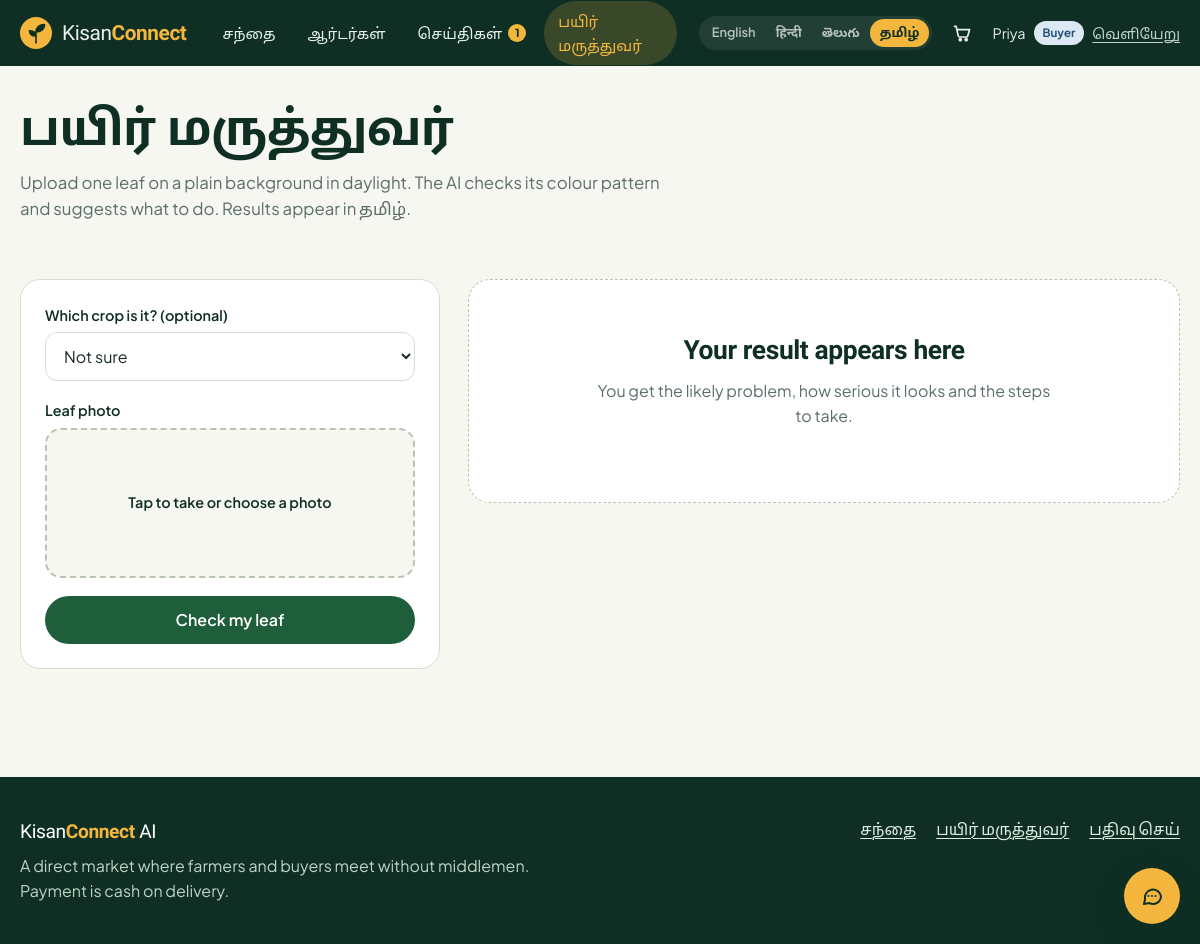
Screenshot of /ai/crop-doctor (signed in) with the database file from the repository.
### tables this page shows
CREATE TABLE users(
  id INTEGER PRIMARY KEY AUTOINCREMENT,
  username TEXT UNIQUE NOT NULL, password_hash TEXT NOT NULL,
  name TEXT NOT NULL, role TEXT NOT NULL CHECK(role IN ('admin','farmer','buyer')),
  phone TEXT, village TEXT, address TEXT, language TEXT DEFAULT 'en',
  status TEXT NOT NULL DEFAULT 'active', cod_blocked INTEGER NOT NULL DEFAULT 0,
  created_at TEXT NOT NULL);

### app.py (the view, shortened to what this page needs)
@app.route("/ai/crop-doctor", methods=["GET", "POST"])
def crop_doctor():
    result, preview = None, None
    return render_template("crop_doctor.html", result=result, preview=preview, crops=sorted(CROPS))

### app.py (called while the page is built)
def get_db():
    if "db" not in g:
        g.db = sqlite3.connect(DB_PATH)
        g.db.row_factory = sqlite3.Row
        g.db.execute("PRAGMA foreign_keys=ON")
    return g.db

def q(sql, args=(), one=False):
    cur = get_db().execute(sql, args)
    rows = cur.fetchall()
    cur.close()
    if one:
        return rows[0] if rows else None
    return rows

def csrf_token():
    if "_csrf" not in session:
        session["_csrf"] = secrets.token_hex(16)
    return session["_csrf"]

@app.before_request
def load_user():
    g.user = None
    uid = session.get("uid")
    if uid:
        user = q("SELECT * FROM users WHERE id=?", (uid,), one=True)
        if user and user["status"] != "blocked":
            g.user = user
        else:
            session.pop("uid", None)
    if request.method == "POST":
        token = request.form.get("_csrf") or request.headers.get("X-CSRF-Token", "")
        if not token or not secrets.compare_digest(token, session.get("_csrf", "")):
            abort(400)

@app.context_processor
def inject():
    lang = session.get("lang") or (g.user["language"] if g.user else "en")
    if lang not in LANG_NAMES:
        lang = "en"
    def t(key):
        row = TRANSLATIONS.get(key, {})
        return row.get(lang) or row.get("en") or key
    cart = session.get("cart", {})
    unread = 0
    if g.user:
        unread = q("SELECT COUNT(*) c FROM messages WHERE receiver_id=? AND is_read=0", (g.user["id"],), one=True)["c"]
    return dict(t=t, lang=lang, lang_names=LANG_NAMES, csrf_token=csrf_token, me=g.user,
                cart_count=sum(cart.values()), unread_count=unread, categories=CATEGORIES,
                order_flow=ORDER_FLOW, year=datetime.now().year)

### templates/crop_doctor.html (shortened to what this page needs)
{% extends "base.html" %}
{% block content %}
<section class="page-head">
  <div class="wrap">
    <h1>{{ t('nav_doctor') }}</h1>
    <p class="muted lead-dark">Upload one leaf on a plain background in daylight. The AI checks its colour pattern and suggests what to do. Results appear in {{ lang_names[lang] }}.</p>
  </div>
</section>
<section class="section tight">
  <div class="wrap doctor">
    <form method="post" enctype="multipart/form-data" class="form panel">
      <div class="field">
        <label for="crop">Which crop is it? (optional)</label>
        <select class="input" id="crop" name="crop">
          <option value="">Not sure</option>
        </select>
      </div>
      <div class="field">
        <label for="image">Leaf photo</label>
        <label class="drop" for="image">
          <span>Tap to take or choose a photo</span>
        </label>
      </div>
      <button class="btn btn-primary btn-lg">Check my leaf</button>
    </form>
    <div class="result" aria-live="polite">
      {% if result %}
        {% if result.ok %}
        <article class="diag diag-{{ result.key }}">
          {% if preview %}<img class="diag-img" src="{{ preview }}" alt="Your leaf photo">{% endif %}
          <h2>{{ result.name }}</h2>
          <p class="diag-meta">
            {% if result.severity %}<span class="pill pill-{{ result.severity_key }}">{{ result.severity }}</span>{% endif %}
            <span class="muted">Match strength {{ result.confidence }}%</span>
            {% if result.crop %}<span class="muted">Crop: {{ result.crop }}</span>{% endif %}
          </p>
          <h3>Likely cause</h3><p>{{ result.cause }}</p>
          <h3>What to do</h3><p>{{ result.treatment }}</p>
          <details>
            <summary>How the AI read the leaf</summary>
            <ul class="bars-h">
              {% for k, v in result.breakdown.items() %}<li><span>{{ k }}</span><i style="--w: {{ v }}%"></i><b>{{ v }}%</b></li>{% endfor %}
            </ul>
          </details>
          <p class="muted small">This is a quick screening from the leaf's colours, not a lab test. For heavy damage, show the plant to your local agriculture officer.</p>
        </article>
        {% else %}
        <div class="empty-state"><h2>No leaf found</h2><p>{{ result.message }}</p></div>
        {% endif %}
      {% else %}
        <div class="empty-state"><h2>Your result appears here</h2><p>You get the likely problem, how serious it looks and the steps to take.</p></div>
      {% endif %}
    </div>
  </div>
</section>
{% endblock %}

### templates/base.html (shortened to what this page needs)
<!doctype html>
<html lang="{{ lang }}">
<head>
  <link rel="stylesheet" href="{{ url_for('static', filename='css/style.css') }}">
</head>
<body class="{% block bodyclass %}{% endblock %}">
<header class="topbar">
  <div class="wrap topbar-in">
    <a class="brand" href="{{ url_for('landing') }}" aria-label="KisanConnect AI home">
      <span class="brand-name">Kisan<b>Connect</b></span>
    </a>
    <nav class="nav" id="nav" aria-label="Main">
      <a href="{{ url_for('shop') }}" class="{{ 'on' if request.path.startswith('/shop') or request.path.startswith('/product') }}">{{ t('nav_shop') }}</a>
      {% if me %}<a href="{{ url_for('orders') }}" class="{{ 'on' if request.path.startswith('/orders') }}">{{ t('nav_orders') }}</a>
      <a href="{{ url_for('chat') }}" class="{{ 'on' if request.path.startswith('/chat') }}">{{ t('nav_chat') }}{% if unread_count %}<span class="dot-count">{{ unread_count }}</span>{% endif %}</a>{% endif %}
      <a href="{{ url_for('crop_doctor') }}" class="{{ 'on' if request.path.startswith('/ai/crop') }}">{{ t('nav_doctor') }}</a>
    </nav>
    <div class="topbar-tools">
      <div class="lang" role="group" aria-label="Language">
        {% for code, label in lang_names.items() %}
          <a href="{{ url_for('set_lang', code=code, next=request.path) }}" class="{{ 'on' if code == lang }}" hreflang="{{ code }}" lang="{{ code }}">{{ label }}</a>
        {% endfor %}
      </div>
      {% if me %}
        <a class="cart-link" href="{{ url_for('cart') }}" aria-label="{{ t('nav_cart') }}">
          <svg viewBox="0 0 24 24" width="20" height="20" fill="none" stroke="currentColor" stroke-width="2" stroke-linecap="round" stroke-linejoin="round"><path d="M3 4h2l2.4 11.2a2 2 0 0 0 2 1.6h7.6a2 2 0 0 0 2-1.5L21 8H6.2"/><circle cx="10" cy="20" r="1.2"/><circle cx="17" cy="20" r="1.2"/></svg>
        </a>
        <div class="me">
          <span class="me-name">{{ me.name.split(' ')[0] }}</span>
          <span class="role-tag role-{{ me.role }}">{{ me.role }}</span>
          <form method="post" action="{{ url_for('logout') }}"><input type="hidden" name="_csrf" value="{{ csrf_token() }}"><button class="link-btn">{{ t('nav_logout') }}</button></form>
        </div>
      {% else %}
        <a class="btn btn-ghost btn-sm" href="{{ url_for('login') }}">{{ t('nav_login') }}</a>
        <a class="btn btn-primary btn-sm" href="{{ url_for('register') }}">{{ t('nav_register') }}</a>
      {% endif %}
    </div>
  </div>
</header>
{% block body %}<main id="main">{% block content %}{% endblock %}</main>{% endblock %}
<footer class="footer">
  <div class="wrap footer-in">
    <div>
      <span class="brand-name">Kisan<b>Connect</b> AI</span>
      <p>A direct market where farmers and buyers meet without middlemen. Payment is cash on delivery.</p>
    </div>
    <div class="footer-links">
      <a href="{{ url_for('shop') }}">{{ t('nav_shop') }}</a>
      <a href="{{ url_for('crop_doctor') }}">{{ t('nav_doctor') }}</a>
      <a href="{{ url_for('register') }}">{{ t('nav_register') }}</a>
    </div>
  </div>
</footer>
<button class="bot-fab" type="button" data-bot-open aria-label="{{ t('assistant_title') }}" aria-expanded="false" aria-controls="bot">
  <svg viewBox="0 0 24 24" width="24" height="24" fill="none" stroke="currentColor" stroke-width="2" stroke-linecap="round" stroke-linejoin="round" aria-hidden="true"><path d="M21 12a8 8 0 0 1-11.6 7.1L4 20l1-4.6A8 8 0 1 1 21 12z"/><path d="M8.5 12h.01M12 12h.01M15.5 12h.01"/></svg>
</button>
</body>
</html>

### rows the page displays
users: name "Priya", role "Buyer", language "தமிழ்"

### other values shown
{{ t('nav_shop') }} "சந்தை"
{{ t('nav_orders') }} "ஆர்டர்கள்"
{{ t('nav_chat') }} "செய்திகள்"
{{ unread_count }} "1"
{{ t('nav_doctor') }} "பயிர் மருத்துவர்"
{{ label }} "English" "हिन्दी" "తెలుగు" "தமிழ்"
{{ t('nav_logout') }} "வெளியேறு"
{{ t('nav_register') }} "பதிவு செய்"
